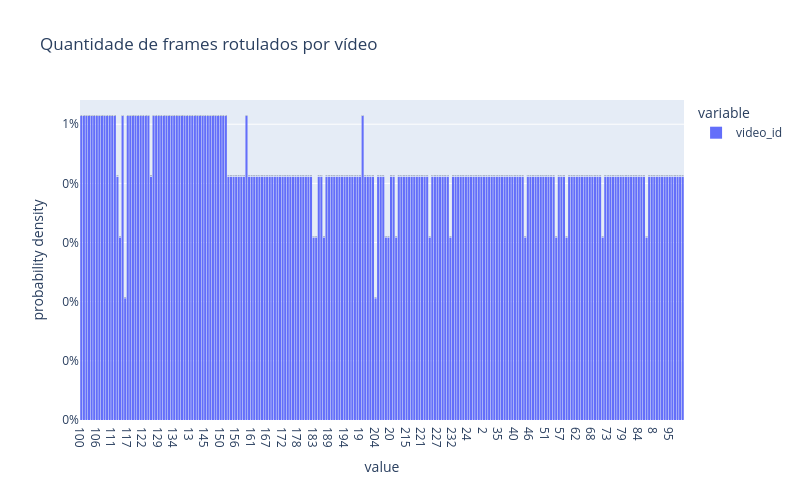

Here is the notebook cell this chart was saved with:
### Markdown cell above
### **Breve analise dos dados rotulados filtrados**

### Code cell
# Quantidade de frames rotulados por vídeo

fig = px.histogram(
    video_frame_df.video_id,
    title='Quantidade de frames rotulados por vídeo',
    histnorm='probability density',
    text_auto=True
)

fig.update_layout(
    bargap=0.2,
    yaxis_tickformat=',.0%',
    width=800,
    height=500
)

### Figure 1 — Plotly figure (JSON) as saved in the notebook; plotly's stock layout.template omitted (floating-point values rounded to 4 significant figures; data arrays with more than 128 entries replaced by an {"elided": "..."} marker saying what was removed)
{"data": [{"bingroup": "x", "histnorm": "probability density", "hovertemplate": "variable=video_id<br>value=%{x}<br>probability density=%{y}<extra></extra>", "legendgroup": "video_id", "marker": {"color": "#636efa", "pattern": {"shape": ""}}, "name": "video_id", "orientation": "v", "showlegend": true, "texttemplate": "%{value}", "type": "histogram", "x": {"elided": "973 str values"}, "xaxis": "x", "yaxis": "y"}], "layout": {"bargap": 0.2, "barmode": "relative", "height": 500, "legend": {"title": {"text": "variable"}, "tracegroupgap": 0}, "title": {"text": "Quantidade de frames rotulados por vídeo"}, "width": 800, "xaxis": {"anchor": "y", "domain": [0, 1], "title": {"text": "value"}}, "yaxis": {"anchor": "x", "domain": [0, 1], "tickformat": ",.0%", "title": {"text": "probability density"}}}}
